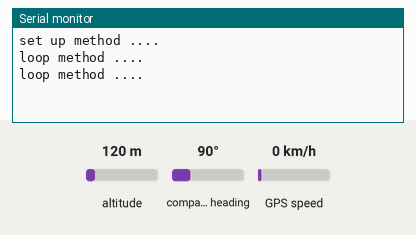
Simulated run of this sketch. Board: Arduino Uno, built for the host (arithmetic inside an expression is 32-bit, double 64-bit). Parts: the last lines printed to the serial monitor. The inputs (shaded band) are chosen by the test bench; at power-on: GPS speed 0 km/h, altitude 120 m, compass heading 90°. The GPS gets a fix after 3 s at 37.7749, -122.4194 with 8 satellites.

Above: at 1.2 s.
1.3 s: GPS speed set to 2 km/h
At 4.7 s:
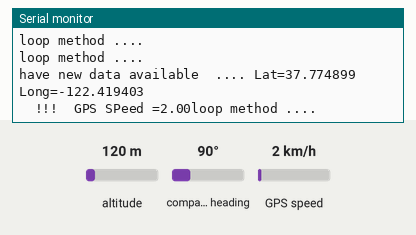
5.4 s: GPS speed set to 30 km/h
At 7.9 s:
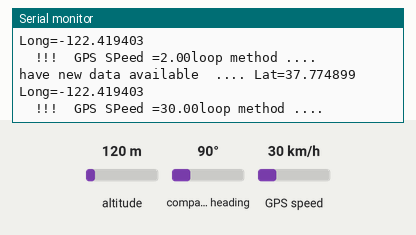

Measured:
- after the input at 1.3 s, the serial monitor: prints a new line after 2.7 s (image 1)
- after the input at 5.4 s, the serial monitor: prints a new line after 1.7 s (image 2)

The sketch:

gps_sensor_test_9April2018.ino
```cpp
#include <SoftwareSerial.h>
#include "TinyGPS.h"
TinyGPS gps;
//
int unoRxPin = 4; // connected to TX pin of the GPS
int unoTxPin = 5; // connected to RX pin of the GPS
SoftwareSerial ss(unoRxPin, unoTxPin);


int backLight = 13;    // pin 13 will control the backlight
//
long startMillis;
long secondsToFirstLocation = 0;
float gpsSpeed ;
float flat = 0;
float flon = 0;

    bool newData = false;
    unsigned long chars = 0;
    unsigned short sentences, failed;

void setup() {
  // put your setup code here, to run once:
Serial.begin(9600);
Serial.println("set up method .... ");
  ss.begin(9600);
  startMillis = millis();
}

void loop() {
  // put your main code here, to run repeatedly:
  // GPS Data Aquaring
    Serial.println("loop method .... ");
    // For one second we parse GPS data and report some key values
    for (unsigned long start = millis(); millis() - start < 1000;)
    {
      while (ss.available())
      {
        int c = ss.read();
        ++chars;
        if (gps.encode(c)) // Did a new valid sentence come in?
          newData = true;
      }
    }

    if (newData)
    {
      Serial.print("have new data available  .... ");
      // we have a location fix so output the lat / long and time to acquire
      if (secondsToFirstLocation == 0) {
        secondsToFirstLocation = (millis() - startMillis) / 1000;
      }

      // lcd2.clear();  // start with a blank screen

      unsigned long age;
      gps.f_get_position(&flat, &flon, &age);
      gpsSpeed = gps.f_speed_kmph();

//      if (gpsSpeed >= topGPSSpeed) {
//
//        topGPSSpeed = gpsSpeed;
//
//
//      } else if (gpsSpeed >= topGPSSpeed) {
//        // do nothing
//      } else {
//        // do nothing
//      }


      // GPS Top Speed
  //    Serial.print("Top Speed =");
  //    Serial.println(topGPSSpeed , 2);


      // lcd2.setCursor(0, 0);          // set cursor to column 0, row 0 (the first row)
      Serial.print("Lat=");
      Serial.println(flat == TinyGPS::GPS_INVALID_F_ANGLE ? 0.0 : flat, 6);

      //

      Serial.print("Long=");
      Serial.println(flon == TinyGPS::GPS_INVALID_F_ANGLE ? 0.0 : flon, 6);
      Serial.print("  !!!  GPS SPeed =");
      Serial.print(gpsSpeed);

      if (chars == 0) {
        // if you haven't got any chars then likely a wiring issue
       // lcd2.setCursor(0, 2);          // set cursor to column 0, row 0 (the first row)
        Serial.print("No GPS: check wiring");
      }
      else if (secondsToFirstLocation == 0) {
        // if you have received some chars but not yet got a fix then indicate still searching and elapsed time
        //lcd2.clear();  // start with a blank screen

        long seconds = (millis() - startMillis) / 1000;

;
        for (int i = 0; i < seconds % 4; ++i) {
          Serial.print(".");
         // lcd2.print(".");
        }


      }

    }

}
```
